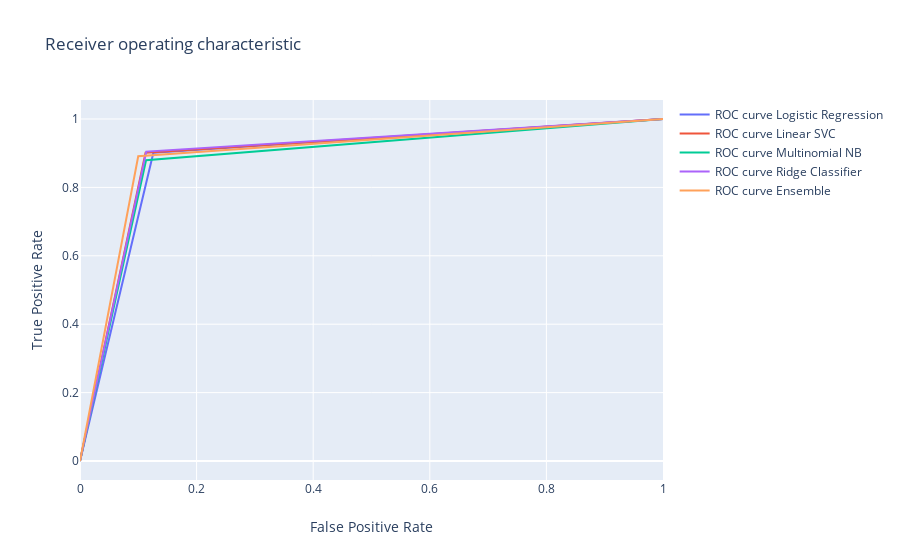

The notebook cell saved with this chart:
### Code cell
data = []
for i in range(0, len(_fp_)):
    trace = go.Scatter(x=_fp_[i], y=_tp_[i],
                        mode='lines', 
                        name='ROC curve {}'
                               ''.format(names[i]))
    data.append(trace)
    
layout = go.Layout(title='Receiver operating characteristic ',
                   xaxis=dict(title='False Positive Rate'),
                   yaxis=dict(title='True Positive Rate'))

fig = go.Figure(data=data, layout=layout)
    
py.iplot(fig)

### Figure 1 — Plotly figure (JSON) as saved in the notebook; plotly's stock layout.template omitted (floating-point values rounded to 4 significant figures)
{"data": [{"mode": "lines", "name": "ROC curve Logistic Regression", "type": "scatter", "x": [0, 0.1259, 1], "y": [0, 0.9015, 1]}, {"mode": "lines", "name": "ROC curve Linear SVC", "type": "scatter", "x": [0, 0.1125, 1], "y": [0, 0.9015, 1]}, {"mode": "lines", "name": "ROC curve Multinomial NB", "type": "scatter", "x": [0, 0.1133, 1], "y": [0, 0.8794, 1]}, {"mode": "lines", "name": "ROC curve Ridge Classifier", "type": "scatter", "x": [0, 0.1137, 1], "y": [0, 0.9046, 1]}, {"mode": "lines", "name": "ROC curve Ensemble", "type": "scatter", "x": [0, 0.09988, 1], "y": [0, 0.8912, 1]}], "layout": {"title": {"text": "Receiver operating characteristic "}, "xaxis": {"title": {"text": "False Positive Rate"}}, "yaxis": {"title": {"text": "True Positive Rate"}}}}
